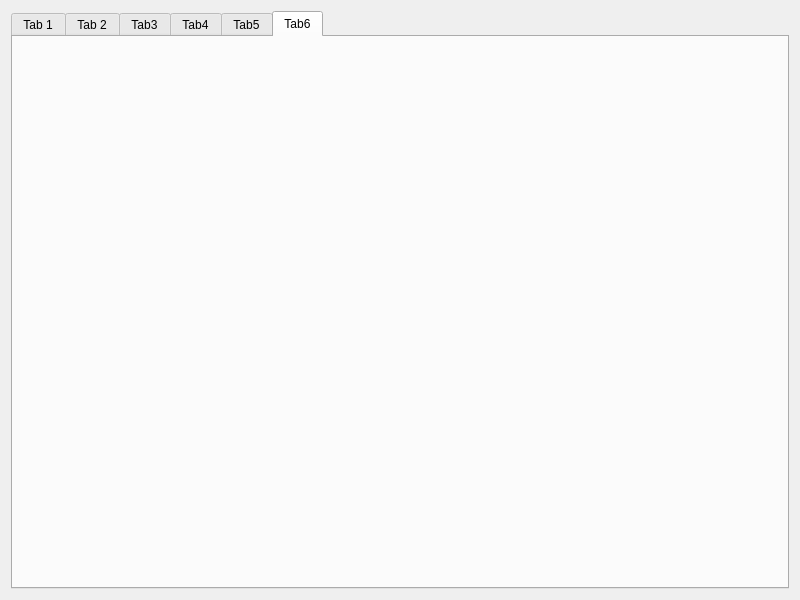
<?xml version="1.0" encoding="UTF-8"?>
<ui version="4.0">
 <class>MainWidget</class>
 <widget class="QWidget" name="MainWidget">
  <property name="geometry">
   <rect>
    <x>0</x>
    <y>0</y>
    <width>800</width>
    <height>600</height>
   </rect>
  </property>
  <property name="windowTitle">
   <string>MainWidget</string>
  </property>
  <layout class="QVBoxLayout" name="verticalLayout">
   <item>
    <widget class="QTabWidget" name="tabWidget">
     <property name="currentIndex">
      <number>5</number>
     </property>
     <widget class="QWidget" name="pTab1">
      <attribute name="title">
       <string>Tab 1</string>
      </attribute>
     </widget>
     <widget class="QWidget" name="pTab2">
      <attribute name="title">
       <string>Tab 2</string>
      </attribute>
     </widget>
     <widget class="QWidget" name="pTab3">
      <attribute name="title">
       <string>Tab3</string>
      </attribute>
     </widget>
     <widget class="QWidget" name="pTab4">
      <attribute name="title">
       <string>Tab4</string>
      </attribute>
     </widget>
     <widget class="QWidget" name="pTab5">
      <attribute name="title">
       <string>Tab5</string>
      </attribute>
     </widget>
     <widget class="QWidget" name="pTab6">
      <attribute name="title">
       <string>Tab6</string>
      </attribute>
     </widget>
    </widget>
   </item>
  </layout>
 </widget>
 <resources/>
 <connections/>
</ui>
